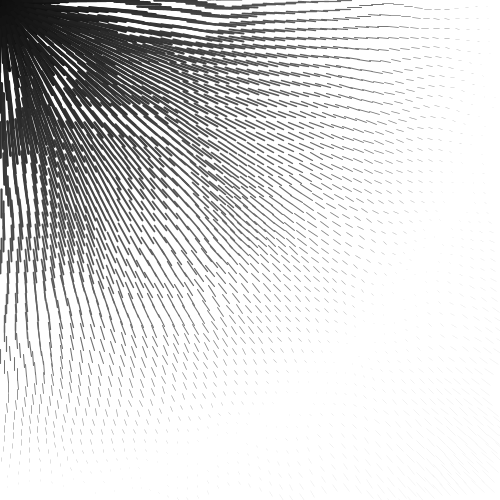
Frame 1 (no input)
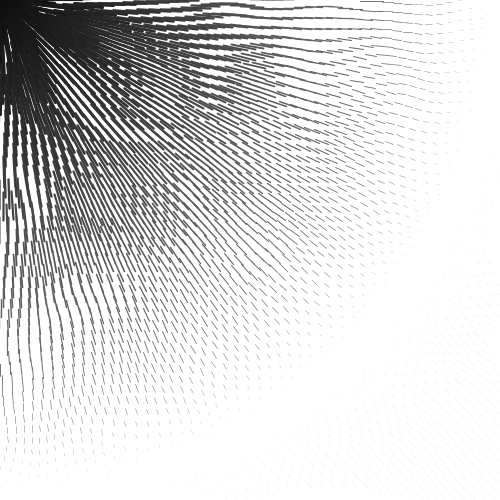
Frame 60 (the mouse pressed at the canvas centre just before this capture)
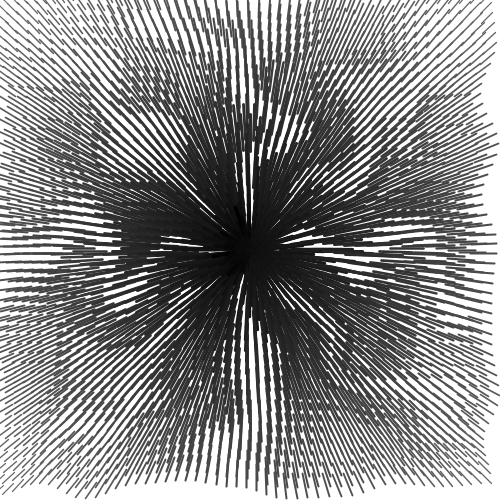
Frame 120 (the mouse held since frame 60 and released just before this capture)

The Processing sketch that drew these frames (run headless with seeded random() and noise(); from frame 60 on, the mouse is pressed at the canvas centre):

// Processing sketch: processing_173154
// ── processing_173154.pde


float x,y,r;
void setup()
{
  size(500,500);
  //x = random(width);
  //y = random(height);
  noiseDetail(1);
  
}

void draw()
{
background(255);
for(int x = 0; x <= width;x+=10)
{
  for(int y = 0; y <= height;y+=10)
  {
pushMatrix();
  float x2 = x+ noise(x*.01,frameCount*.05+(y*.02))*40-20;
  float y2 = y+ noise(y*.01,frameCount*.05-2455+ (x*.02))*40-20;
  translate(x2,y2);
  float dy = mouseY-y2;
  float dx = mouseX-x2;
  PVector d = new PVector(dx,dy);
  float l = (1-d.mag()/(width));
  strokeWeight(constrain(l*4,0,4));
  r = atan2(dy,dx);
  rotate(r);
  stroke(155-(l*155));
  line(0,0,l*50,0);
  
popMatrix();
  }
}
}
